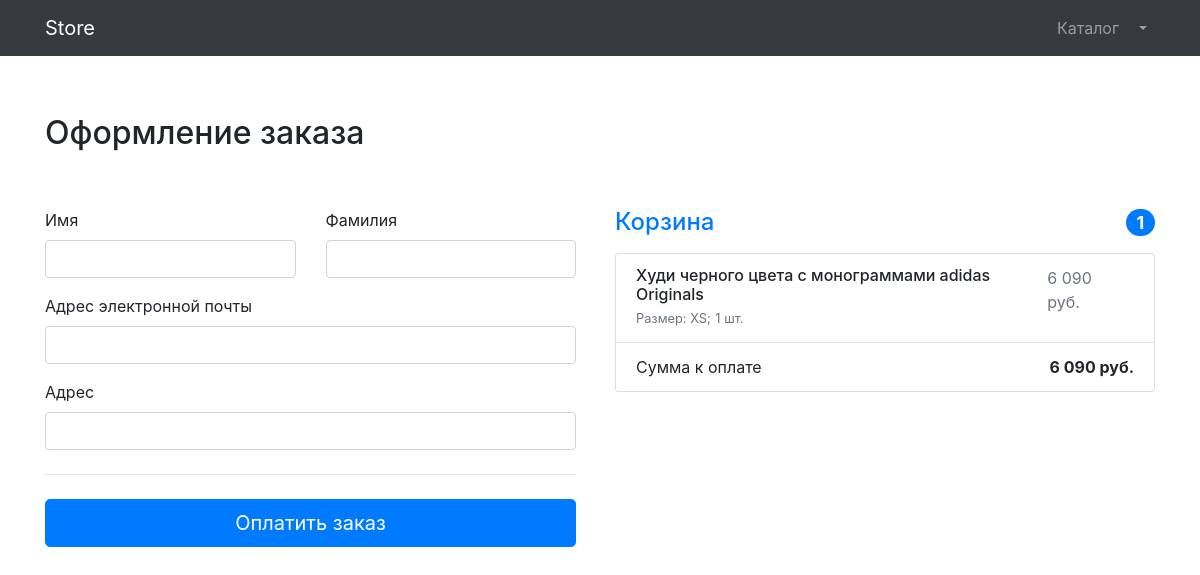
The page /orders/order_create/ (signed in) on the database its author committed.
### products/models.py (models this page shows, shortened)
class Basket(models.Model):
    SIZES = ((0, 'XS'),
             (1, 'S'),
             (2, 'M'),
             (3, 'L'),
             (4, 'XL'),
             (5, 'XXL'))
    user = models.ForeignKey(to=User, on_delete=models.CASCADE, null=True, blank=True)
    product = models.ForeignKey(to=Products, on_delete=models.CASCADE)
    quantity = models.PositiveSmallIntegerField(default=0)
    size = models.SmallIntegerField(default=0, choices=SIZES)
    created_timestamp = models.DateTimeField(auto_now_add=True)
    objects = BasketQuerySet.as_manager()
    def sum(self):
        return self.product.price * self.quantity

class Products(models.Model):
    name = models.CharField(max_length=256)
    image = models.ImageField(upload_to='products_images')
    description = models.TextField()
    price = models.IntegerField()
    quantity = models.PositiveIntegerField(default=0)
    stripe_product_id = models.CharField(max_length=128, null=True, blank=True)
    category = models.ManyToManyField(Categories)
    class Meta:
        verbose_name = 'product'
        verbose_name_plural = 'products'

### orders/views.py (the view, shortened to what this page needs)
# urls.py: path('order_create/', CreateOrdersView.as_view(), name='orders_create'),
class CreateOrdersView(CommandContextMixin, CreateView):
    template_name = 'orders/order-create.html'
    form_class = OrdersCreateForms
    success_url = reverse_lazy('orders:orders_success')
    title = 'Store - оформление заказа'

### orders/forms.py
class OrdersCreateForms(forms.ModelForm):
    first_name = forms.CharField(widget=forms.TextInput(attrs={
        'class': 'form-control'}), max_length=50, min_length=2)
    last_name = forms.CharField(widget=forms.TextInput(attrs={
        'class': 'form-control'}), max_length=50, min_length=2)
    email = forms.CharField(widget=forms.EmailInput(attrs={
        'class': 'form-control'}))
    address = forms.CharField(widget=forms.TextInput(attrs={
        'class': 'form-control'}), max_length=256, min_length=20)
    class Meta:
        model = Order
        fields = ('first_name', 'last_name', 'email', 'address')

### command/views.py (called while the page is built)
    def get_context_data(self, **kwargs):
        context = super(CommandContextMixin, self).get_context_data(**kwargs)
        context['title'] = self.title
        return context

### products/context_processors.py (called while the page is built)
def basket(request):
    user = request.user
    return {'basket': Basket.objects.filter(user=user) if user.is_authenticated else []}

### products/models.py (called while the page is built)
    def general_quantity(self):
        return sum(basket.quantity for basket in self)

    def general_sum(self):
        return sum(basket.sum() for basket in self)

### orders/templates/orders/order-create.html (shortened to what this page needs)
{% extends 'products/base.html' %}
{% load humanize %}
{% block content %}
    <section>
        <div class="alert alert-warning text-center" role="alert">
        </div>
        <div class="container">
            <div class="py-5 text-center d-flex flex-row">
                <h2>Оформление заказа</h2>
            </div>
            <div class="row">
                <div class="col-md-7 col-lg-6 order-md-last">
                    <h4 class="d-flex justify-content-between align-items-center mb-3">
                        <span class="text-primary">Корзина</span>
                        <span class="badge badge-primary badge-pill text-white">{{ basket.general_quantity }}</span>
                    </h4>
                    <ul class="list-group mb-3">
                        {% for item in basket %}
                            <li class="list-group-item d-flex justify-content-between lh-sm">
                                <div>
                                    <h6 class="my-0">{{ item.product.name }}</h6>
                                    <small class="text-muted">Размер: {{ item.get_size_display }};</small>
                                    <small class="text-muted">{{ item.quantity }} шт.</small>
                                </div>
                                <p class="text-muted pr-2">{{ item.sum|intcomma }} руб.</p>
                            </li>
                        {% endfor %}
                        <li class="list-group-item d-flex justify-content-between">
                            <span>Сумма к оплате</span>
                            <strong>{{ basket.general_sum|intcomma }} руб.</strong>
                        </li>
                    </ul>
                </div>
                <div class="col-md-5 col-lg-6 pr-4">
                    <form action="{% url 'orders:orders_create' %}" method="post">
                        <div class="row g-3">
                            <div class="col-sm-6">
                                <label for="{{ form.first_name.id_for_label }}" class="form-label">
                                    Имя
                                </label>
                                {{ form.first_name }}
                            </div>
                            <div class="col-sm-6">
                                <label for="{{ form.last_name.id_for_label }}" class="form-label">
                                    Фамилия
                                </label>
                                {{ form.last_name }}
                            </div>
                            <div class="col-12 mt-3">
                                <label for="{{ form.email.id_for_label }}" class="form-label">
                                    Адрес электронной почты
                                </label>
                                {{ form.email }}
                            </div>
                            <div class="col-12 mt-3">
                                <label for="{{ form.address.id_for_label }}" class="form-label">
                                    Адрес
                                </label>
                                {{ form.address }}
                            </div>
                        </div>
                        <hr class="my-4">
                        <button class="w-100 btn btn-primary btn-lg" type="submit">Оплатить заказ</button>
                    </form>
                </div>
            </div>
        </div>
    </section>
{% endblock %}

### rows shown on the page
Basket: general_quantity "1", product.name "Худи черного цвета с монограммами adidas Originals", size "XS", quantity "1", sum "6 090", general_sum "6 090"
